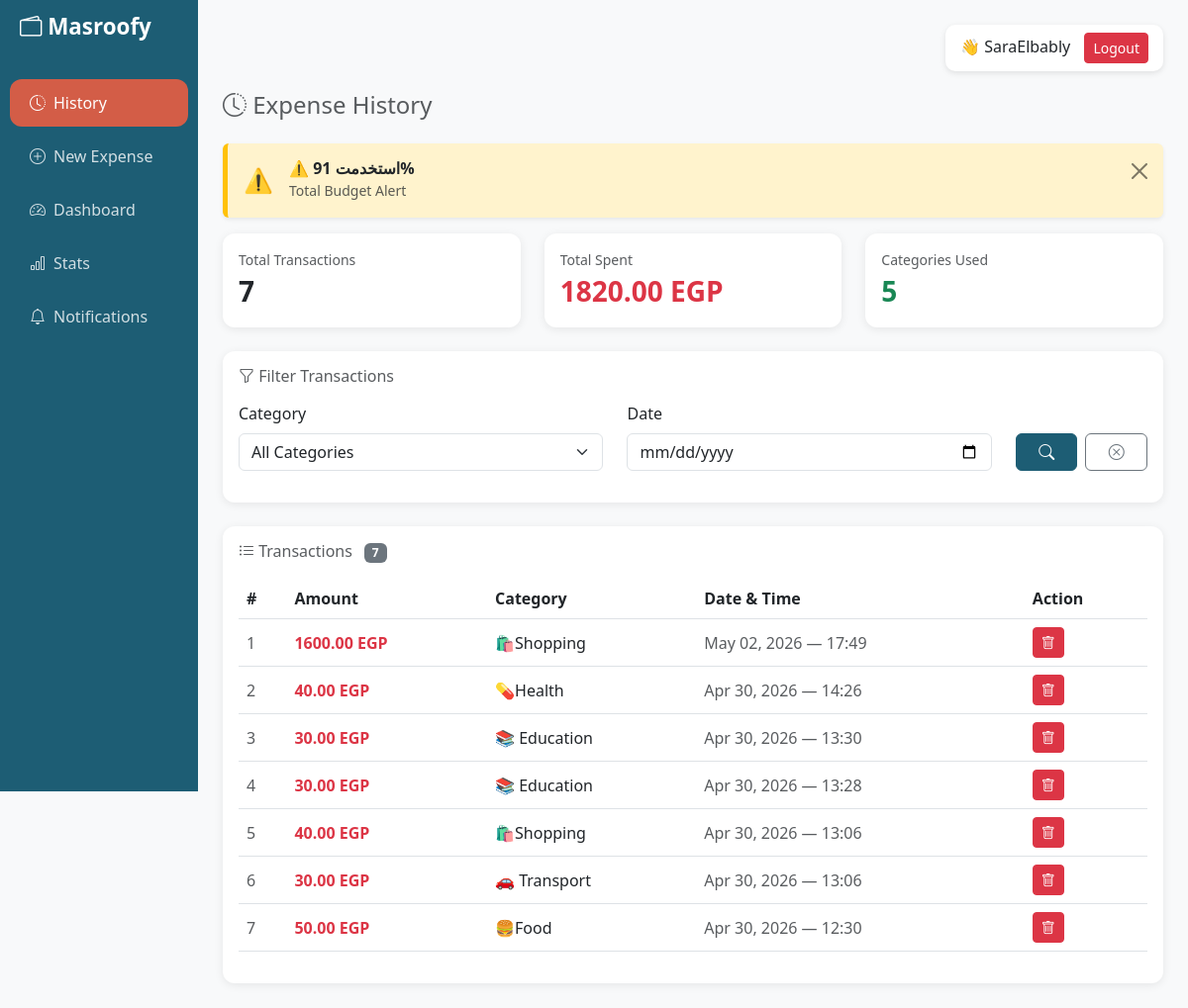
Before: /history/ (signed in) with the older database file.
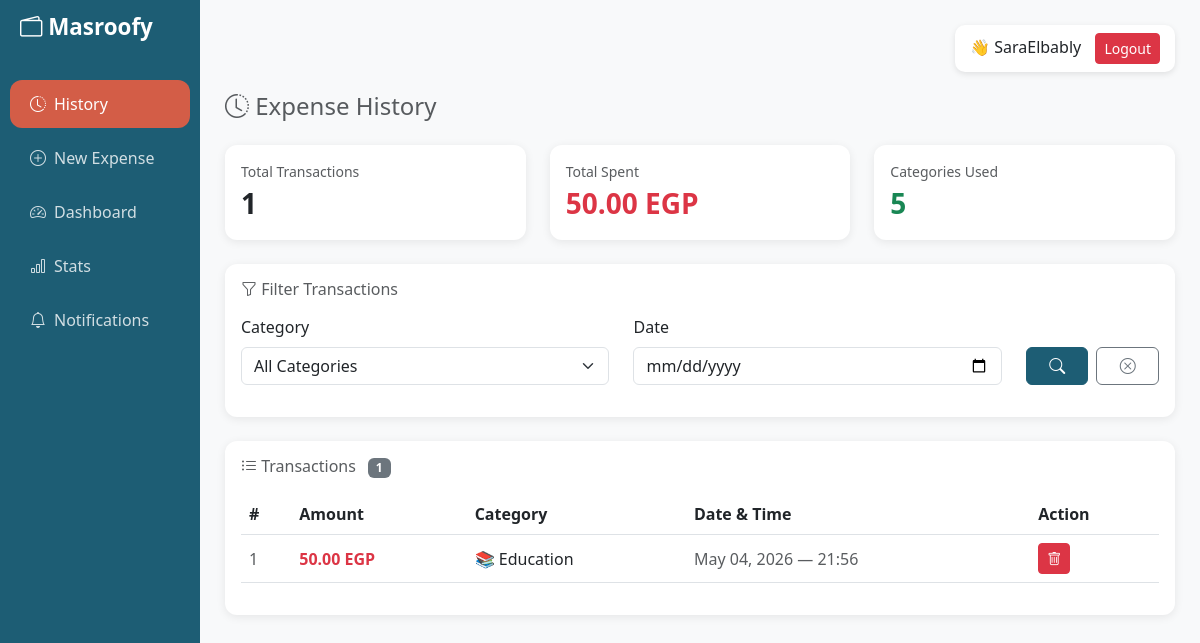
After: the same page with the newer database file.
### budget/models.py (models this page shows, shortened)
class Transaction(models.Model):
    user = models.ForeignKey(User, on_delete=models.CASCADE)
    objects = TransactionManager()
    amount    = models.FloatField()
    category  = models.ForeignKey(Category, on_delete=models.CASCADE)
    timestamp = models.DateTimeField()
    cycle     = models.ForeignKey(BudgetCycle, on_delete=models.CASCADE)

class Category(models.Model):
    name = models.CharField(max_length=100)
    icon_res_id = models.IntegerField(default=0)

### budget/views.py (the view, shortened to what this page needs)
# urls.py: path('history/', views.HistoryView.as_view(), name='history'),
class HistoryView(View):
    def get(self, request):
        transactions = Transaction.objects.filter(
            user=request.user
        ).select_related("category").order_by('-timestamp')
        total_spent = transactions.aggregate(total=Sum('amount'))['total'] or 0
        categories = Category.objects.annotate(
            total_spent=Sum('transaction__amount', filter=Q(transaction__user=request.user))
        )
        cycle = BudgetCycle.objects.filter(
            user=request.user,
            is_active=True
        ).first()
        today = timezone.now().date()
        daily_record = DailyRecord.objects.filter(
            user=request.user,
            cycle=cycle,
            date=today
        ).first() if cycle else None
        return render(request, 'history.html', {
            'transactions': transactions,
            'categories': categories,
            'total_spent': total_spent,
            'daily_alert': get_daily_alert(daily_record),
            'cycle_alert': get_cycle_alert(cycle),
        })

### budget/views.py (called while the page is built, shortened)
def get_daily_alert(daily_record):
    if not daily_record:
        return None

def get_cycle_alert(cycle):
    if not cycle:
        return None
    total = float(cycle.total_allowance)
    spent = Transaction.objects.filter(cycle=cycle).aggregate(total=Sum('amount'))['total'] or 0
    spent = float(spent)
    remaining = total - spent
    percentage = (spent / total) * 100 if total > 0 else 0
    if percentage >= 100:
        return {"msg": "🚨 انتهت الميزانية!", "type": "danger", "percentage": 100}
    elif percentage >= 80:
        return {"msg": f"⚠️ استخدمت {percentage:.0f}%", "type": "warning", "percentage": round(percentage, 0)}
    elif percentage >= 60:
        return {"msg": f"ℹ️ استخدمت {percentage:.0f}%", "type": "info", "percentage": round(percentage, 0)}
    return None

### budget/templates/history.html (shortened to what this page needs)
{% extends 'base.html' %}
{% block content %}
<h4 class="mb-4 text-muted"><i class="bi bi-clock-history"></i> Expense History</h4>
{% if cycle_alert %}
<div class="alert alert-{{ cycle_alert.type }} alert-dismissible fade show shadow-sm border-0 mb-3" role="alert"
     style="
        background-color: {% if cycle_alert.type == 'danger' %}#f8d7da{% elif cycle_alert.type == 'warning' %}#fff3cd{% else %}#d1ecf1{% endif %};
        border-left: 5px solid {% if cycle_alert.type == 'danger' %}#dc3545{% elif cycle_alert.type == 'warning' %}#ffc107{% else %}#17a2b8{% endif %} !important;
     ">
    <div class="d-flex align-items-center">
        <span class="fs-4 me-3">{% if cycle_alert.type == 'danger' %}🚨{% elif cycle_alert.type == 'warning' %}⚠️{% else %}ℹ️{% endif %}</span>
        <div>
            <h6 class="mb-0 fw-bold text-dark">{{ cycle_alert.msg }}</h6>
            <small class="text-muted">Total Budget Alert</small>
        </div>
    </div>
    <button type="button" class="btn-close" data-bs-dismiss="alert"></button>
</div>
{% endif %}
<div class="row mb-4">
    <div class="col-md-4">
        <div class="card stat-card p-3">
            <div class="text-muted small">Total Transactions</div>
            <div class="fs-3 fw-bold text-dark">{{ transactions|length }}</div>
        </div>
    </div>
    <div class="col-md-4">
        <div class="card stat-card p-3" style="border-left-color: #D66D55;">
            <div class="text-muted small">Total Spent</div>
            <div class="fs-3 fw-bold text-danger">{{ total_spent|floatformat:2 }} EGP</div>
        </div>
    </div>
    <div class="col-md-4">
        <div class="card stat-card p-3" style="border-left-color: #28a745;">
            <div class="text-muted small">Categories Used</div>
            <div class="fs-3 fw-bold text-success">{{ categories|length }}</div>
        </div>
    </div>
</div>
<div class="row mb-4">
    <div class="col-md-12">
        <div class="card p-3">
            <h6 class="text-muted mb-3"><i class="bi bi-funnel"></i> Filter Transactions</h6>
            <form method="GET">
                <div class="row">
                    <div class="col-md-5 mb-3">
                        <label class="form-label">Category</label>
                        <select name="category" class="form-select">
                            <option value="">All Categories</option>
                        </select>
                    </div>
                    <div class="col-md-5 mb-3">
                        <label class="form-label">Date</label>
                        <input type="date" name="date" class="form-control" value="{{ request.GET.date }}">
                    </div>
                    <div class="col-md-2 d-flex align-items-end mb-3">
                        <div class="d-flex gap-2 w-100">
                            <button type="submit" class="btn btn-primary w-100"><i class="bi bi-search"></i></button>
                            <a href="/history/" class="btn btn-outline-secondary w-100"><i class="bi bi-x-circle"></i></a>
                        </div>
                    </div>
                </div>
            </form>
        </div>
    </div>
</div>
<div class="card">
    <div class="card-body">
        <h6 class="text-muted mb-3">
            <i class="bi bi-list-ul"></i> Transactions
            <span class="badge bg-secondary ms-2">{{ transactions|length }}</span>
        </h6>
        <div class="table-responsive">
            <table class="table table-hover align-middle">
                <thead>
                    <tr>
                        <th>#</th>
                        <th>Amount</th>
                        <th>Category</th>
                        <th>Date & Time</th>
                        <th>Action</th>
                    </tr>
                </thead>
                <tbody>
                    {% for t in transactions %}
                    <tr>
                        <td class="text-muted">{{ forloop.counter }}</td>
                        <td class="fw-bold text-danger">{{ t.amount|floatformat:2 }} EGP</td>
                        <td><span class="badge-category">{{ t.category.name }}</span></td>
                        <td class="text-muted">{{ t.timestamp|date:"M d, Y — H:i" }}</td>
                        <td>
                            <form method="POST" action="/history/" onsubmit="return confirm('هتمسح التراكنزشن دي؟')">
                                <button type="submit" class="btn btn-sm btn-danger">
                                    <i class="bi bi-trash"></i>
                                </button>
                            </form>
                        </td>
                    </tr>
                    {% endfor %}
                </tbody>
            </table>
        </div>
    </div>
</div>
{% endblock %}

### templates/base.html (shortened to what this page needs)
<!DOCTYPE html>
<html lang="en">
<head>
    <link href="https://cdn.jsdelivr.net/npm/bootstrap@5.3.0/dist/css/bootstrap.min.css" rel="stylesheet">
    <link href="https://cdn.jsdelivr.net/npm/bootstrap-icons@1.10.5/font/bootstrap-icons.css" rel="stylesheet">
</head>
<body>
<div class="container-fluid">
    <div class="row">
        <div class="col-md-2 sidebar p-0">
            <div class="brand">
                <i class="bi bi-wallet2"></i> Masroofy
            </div>
            {% if user.is_authenticated %}
            <a href="/history/" class="{% if request.path == '/history/' %}active-link{% endif %}">
                <i class="bi bi-clock-history me-2"></i> History
            </a>
            <a href="/record/" class="{% if request.path == '/record/' %}active-link{% endif %}">
                <i class="bi bi-plus-circle me-2"></i> New Expense
            </a>
            <a href="/dashboard/" class="{% if request.path == '/dashboard/' %}active-link{% endif %}">
                <i class="bi bi-speedometer2 me-2"></i> Dashboard
            </a>
            <a href="/stats/" class="{% if request.path == '/stats/' %}active-link{% endif %}">
                <i class="bi bi-bar-chart me-2"></i> Stats
            </a>
            <a href="/notifications/check/" class="{% if request.path == '/notifications/check/' %}active-link{% endif %}">
                <i class="bi bi-bell me-2"></i> Notifications
            </a>
            {% endif %}
        </div>
        <div class="col-md-10 main-content">
            <div class="topbar">
                {% if user.is_authenticated %}
                    <div class="user-box">
                        <span>👋 {{ user.username }}</span>
                        <a href="{% url 'logout' %}" class="btn btn-danger btn-sm">
                            Logout
                        </a>
                    </div>
                {% endif %}
            </div>
            {% block content %}{% endblock %}
        </div>
    </div>
</div>
</body>
</html>

### templates/base.html (style rules this page uses)
body { background-color: #f8f9fa; }
.sidebar { background-color: #1D5D74; min-height: 100vh; padding: 20px 0; position: fixed; width: 16.666%; }
.sidebar a { color: #ffffffcc; text-decoration: none; display: flex; align-items: center; padding: 12px 20px; border-radius: 12px; margin: 6px 10px; transition: 0.2s ease; }
.active-link { background-color: #d35d47; color: white !important; border-radius: 12px; }
.sidebar .brand { color: white; font-size: 1.4rem; font-weight: bold; padding: 10px 20px 30px; }
.main-content { margin-left: 16.666%; padding: 25px; }
.card { border: none; border-radius: 12px; box-shadow: 0 2px 10px rgba(0,0,0,0.08); }
.btn-primary { background-color: #1D5D74; border-color: #1D5D74; }
.topbar { display: flex; justify-content: flex-end; align-items: center; margin-bottom: 20px; }
.user-box { background: white; padding: 8px 15px; border-radius: 10px; box-shadow: 0 2px 6px rgba(0,0,0,0.1); }
.user-box span { margin-right: 10px; font-weight: 500; }

Changed rows visible on the page:
removed Transaction: amount "1600.00", category.name "🛍️Shopping", timestamp "May 02, 2026 — 17:49"
removed Transaction: amount "40.00", category.name "💊Health", timestamp "Apr 30, 2026 — 14:26"
removed Transaction: amount "30.00", category.name "📚 Education", timestamp "Apr 30, 2026 — 13:30"
removed Transaction: amount "30.00", category.name "📚 Education", timestamp "Apr 30, 2026 — 13:28"
removed Transaction: amount "40.00", category.name "🛍️Shopping", timestamp "Apr 30, 2026 — 13:06"
removed Transaction: amount "30.00", category.name "🚗 Transport", timestamp "Apr 30, 2026 — 13:06"
removed Transaction: amount "50.00", category.name "🍔Food", timestamp "Apr 30, 2026 — 12:30"
added Transaction: amount "50.00", category.name "📚 Education", timestamp "May 04, 2026 — 21:56"
Other visible differences:
{{ transactions|length }}: "7" → "1"
{{ total_spent|floatformat:2 }}: "1820.00" → "50.00"
text no longer shown: "⚠️ Total Budget Alert"
